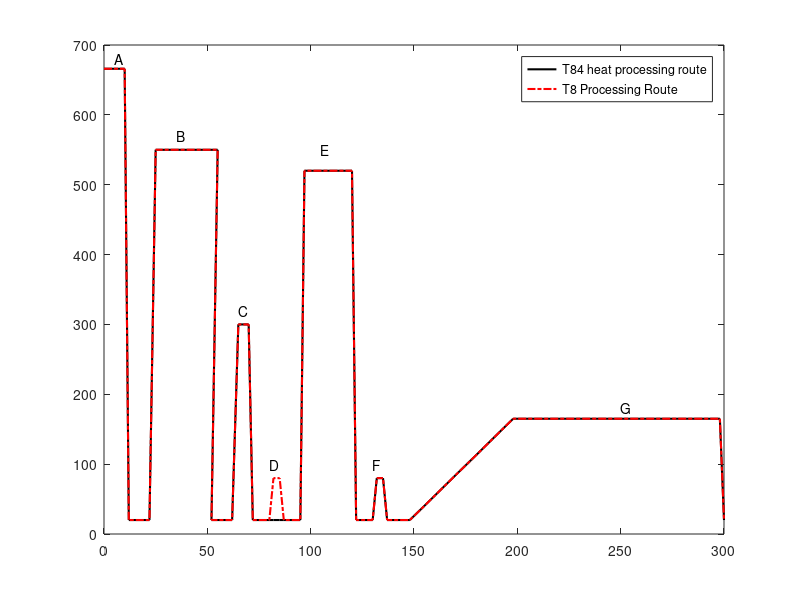

This figure's MATLAB source:
close all;
clear;
x=[0
    10
    12
    22
    25
    55
    52
    62
    65
    70
    72
    80
    82
    85
    87
    95
    97
    120
    122
    130
    132
    135
    137
    148
    198
    298
    300];
y=[666
    666
    20
    20
    550
    550
    20
    20
    300
    300
    20
    20
    80
    80
    20
    20
    520
    520
    20
    20
    80
    80
    20
    20
    165
    165
    20];
y2=[666
    666
    20
    20
    550
    550
    20
    20
    300
    300
    20
    20
    20
    20
    20
    20
    520
    520
    20
    20
    80
    80
    20
    20
    165
    165
    20];
h=figure;
plot(x,y2,'k','linewidth',1.5);
hold on;
plot(x,y,'-.r','linewidth',1.5);
xlim([0 300]);
ylim([0 700]);
legend('T84 heat processing route','T8 Processing Route')
% text(5,680,'Cast');
% text(20,580,'Homegenised');
% text(60,320,'Hot Rolled');
% text(75,100,'Cold Rolled');
% text(100,550,'Solution Treat');
% text(130,100,'Stretching');
% text(200,200,'Age HArdening');

text(5,680,'A');
text(35,570,'B');
text(65,320,'C');
text(80,100,'D');
text(105,550,'E');
text(130,100,'F');
text(250,180,'G');

% text(210,550,'A - Cast');
% text(210,520,'B - Homegenised');
% text(210,490,'C - Hot Rolled');
% text(210,460,'D - Cold Rolled');
% text(210,430,'E - Solution Treat');
% text(210,400,'F - Stretching');
% text(210,370,'G - Age HArdening');
saveas(h,'ProcessHistory','fig');


    
    